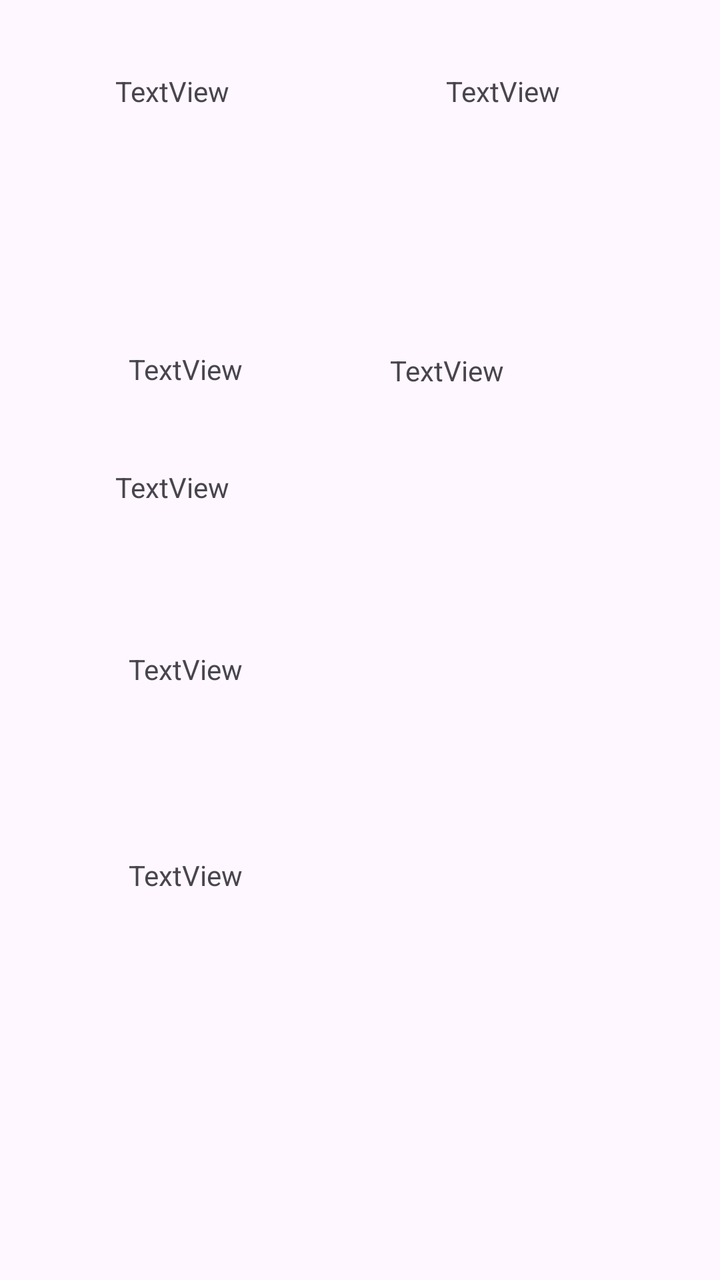
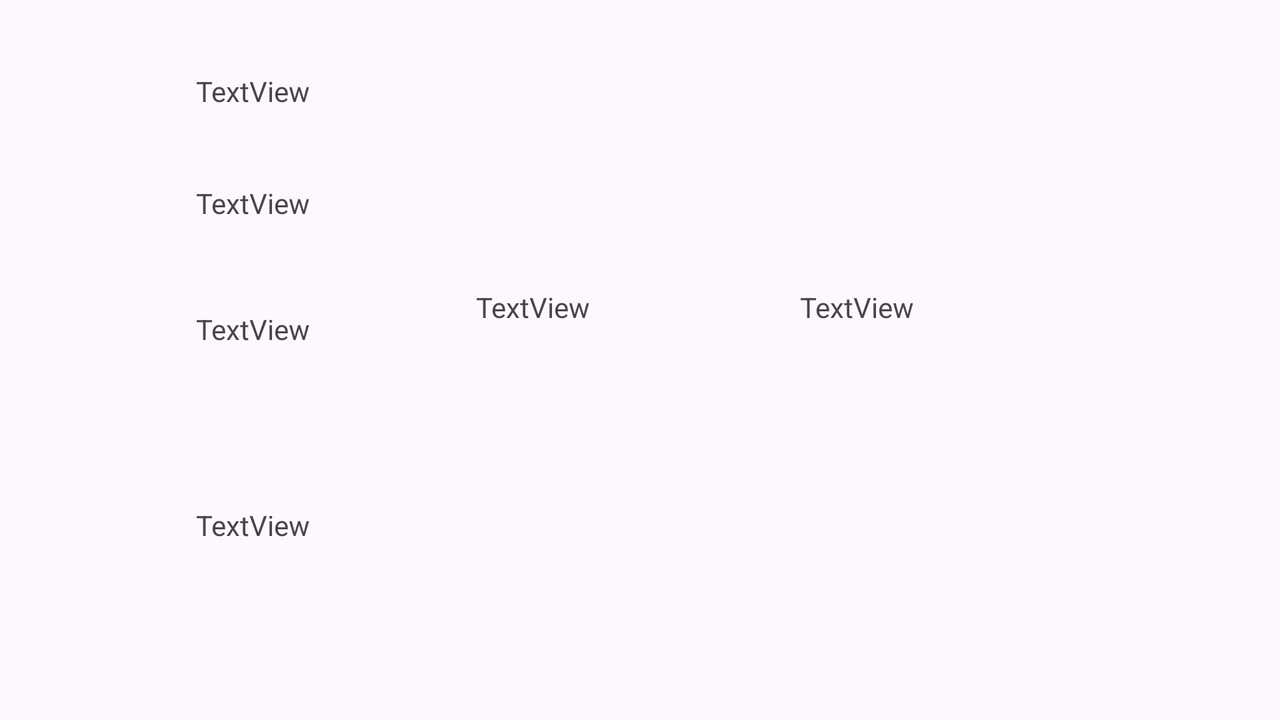

An Android layout and its configuration variant, each rendered on a device that would load it. The default file and the variant file are quoted in full after the pictures.
<!-- AndroidManifest.xml: application theme Theme.HifazManagement -->
<!-- res/layout/activity_main7.xml -->
<?xml version="1.0" encoding="utf-8"?>
<androidx.constraintlayout.widget.ConstraintLayout xmlns:android="http://schemas.android.com/apk/res/android"
    xmlns:app="http://schemas.android.com/apk/res-auto"
    xmlns:tools="http://schemas.android.com/tools"
    android:layout_width="match_parent"
    android:layout_height="match_parent"
    tools:context=".MainActivity7">

    <TextView
        android:id="@+id/textView6"
        android:layout_width="wrap_content"
        android:layout_height="wrap_content"
        android:layout_marginTop="36dp"
        android:text="TextView"
        app:layout_constraintEnd_toStartOf="@+id/textView7"
        app:layout_constraintHorizontal_bias="0.347"
        app:layout_constraintStart_toStartOf="parent"
        app:layout_constraintTop_toTopOf="parent" />

    <TextView
        android:id="@+id/textView7"
        android:layout_width="wrap_content"
        android:layout_height="wrap_content"
        android:layout_marginTop="36dp"
        android:layout_marginEnd="80dp"
        android:text="TextView"
        app:layout_constraintEnd_toEndOf="parent"
        app:layout_constraintTop_toTopOf="parent" />

    <TextView
        android:id="@+id/textView11"
        android:layout_width="wrap_content"
        android:layout_height="wrap_content"
        android:layout_marginTop="120dp"
        android:text="TextView"
        app:layout_constraintEnd_toEndOf="parent"
        app:layout_constraintHorizontal_bias="0.212"
        app:layout_constraintStart_toStartOf="parent"
        app:layout_constraintTop_toBottomOf="@+id/textView6" />

    <TextView
        android:id="@+id/textView12"
        android:layout_width="wrap_content"
        android:layout_height="wrap_content"
        android:layout_marginTop="40dp"
        android:text="TextView"
        app:layout_constraintEnd_toStartOf="@+id/textView13"
        app:layout_constraintHorizontal_bias="0.418"
        app:layout_constraintStart_toStartOf="parent"
        app:layout_constraintTop_toBottomOf="@+id/textView11" />

    <TextView
        android:id="@+id/textView13"
        android:layout_width="wrap_content"
        android:layout_height="wrap_content"
        android:layout_marginEnd="108dp"
        android:text="TextView"
        app:layout_constraintBottom_toBottomOf="parent"
        app:layout_constraintEnd_toEndOf="parent"
        app:layout_constraintTop_toTopOf="parent"
        app:layout_constraintVertical_bias="0.283" />

    <TextView
        android:id="@+id/textView14"
        android:layout_width="wrap_content"
        android:layout_height="wrap_content"
        android:layout_marginTop="72dp"
        android:text="TextView"
        app:layout_constraintEnd_toEndOf="parent"
        app:layout_constraintHorizontal_bias="0.212"
        app:layout_constraintStart_toStartOf="parent"
        app:layout_constraintTop_toBottomOf="@+id/textView12" />

    <TextView
        android:id="@+id/textView15"
        android:layout_width="wrap_content"
        android:layout_height="wrap_content"
        android:layout_marginTop="84dp"
        android:text="TextView"
        app:layout_constraintBottom_toBottomOf="parent"
        app:layout_constraintEnd_toEndOf="parent"
        app:layout_constraintHorizontal_bias="0.212"
        app:layout_constraintStart_toStartOf="parent"
        app:layout_constraintTop_toBottomOf="@+id/textView14"
        app:layout_constraintVertical_bias="0.0" />
</androidx.constraintlayout.widget.ConstraintLayout>
<!-- resources referenced by this layout -->
<resources>
  <style name="Theme.HifazManagement" parent="Base.Theme.HifazManagement" />
  <style name="Base.Theme.HifazManagement" parent="Theme.Material3.DayNight.NoActionBar">
          
          
      </style>
</resources>
<!-- res/layout-land/activity_main7.xml (the repository's variant of the layout above) -->
<!-- drawn on the phone turned sideways -->
<?xml version="1.0" encoding="utf-8"?>
<androidx.constraintlayout.widget.ConstraintLayout xmlns:android="http://schemas.android.com/apk/res/android"
    xmlns:app="http://schemas.android.com/apk/res-auto"
    xmlns:tools="http://schemas.android.com/tools"
    android:layout_width="match_parent"
    android:layout_height="match_parent"
    tools:context=".MainActivity7">

    <TextView
        android:id="@+id/textView6"
        android:layout_width="wrap_content"
        android:layout_height="wrap_content"
        android:layout_marginTop="36dp"
        android:text="TextView"
        app:layout_constraintEnd_toEndOf="@+id/textView14"
        app:layout_constraintStart_toStartOf="@+id/textView14"
        app:layout_constraintTop_toTopOf="parent" />

    <TextView
        android:id="@+id/textView7"
        android:layout_width="wrap_content"
        android:layout_height="wrap_content"
        android:layout_marginStart="188dp"
        android:layout_marginTop="36dp"
        android:layout_marginEnd="188dp"
        android:text="TextView"
        app:layout_constraintEnd_toEndOf="parent"
        app:layout_constraintStart_toEndOf="@+id/textView12"
        app:layout_constraintTop_toTopOf="parent" />

    <TextView
        android:id="@+id/textView11"
        android:layout_width="wrap_content"
        android:layout_height="wrap_content"
        android:layout_marginTop="37dp"
        android:text="TextView"
        app:layout_constraintStart_toStartOf="@+id/textView6"
        app:layout_constraintTop_toBottomOf="@+id/textView6" />

    <TextView
        android:id="@+id/textView12"
        android:layout_width="wrap_content"
        android:layout_height="wrap_content"
        android:layout_marginStart="83dp"
        android:text="TextView"
        app:layout_constraintBaseline_toBaselineOf="@+id/textView13"
        app:layout_constraintStart_toEndOf="@+id/textView11" />

    <TextView
        android:id="@+id/textView13"
        android:layout_width="wrap_content"
        android:layout_height="wrap_content"
        android:layout_marginTop="89dp"
        android:layout_marginEnd="13dp"
        android:text="TextView"
        app:layout_constraintEnd_toStartOf="@+id/textView7"
        app:layout_constraintTop_toBottomOf="@+id/textView7" />

    <TextView
        android:id="@+id/textView14"
        android:layout_width="wrap_content"
        android:layout_height="wrap_content"
        android:layout_marginStart="98dp"
        android:layout_marginBottom="79dp"
        android:text="TextView"
        app:layout_constraintBottom_toTopOf="@+id/textView15"
        app:layout_constraintStart_toStartOf="parent" />

    <TextView
        android:id="@+id/textView15"
        android:layout_width="wrap_content"
        android:layout_height="wrap_content"
        android:layout_marginBottom="88dp"
        android:text="TextView"
        app:layout_constraintBottom_toBottomOf="parent"
        app:layout_constraintEnd_toEndOf="@+id/textView14"
        app:layout_constraintStart_toStartOf="@+id/textView14" />
</androidx.constraintlayout.widget.ConstraintLayout>
